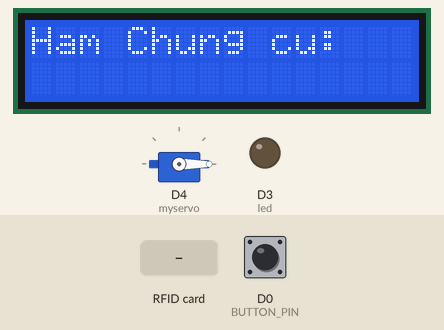
This sketch was run on a simulated ESP8266 (NodeMCU). On the bench: 16×2 character LCD, servo, output pins drawn as LEDs (lit = HIGH). Inputs (shaded band) come from the test bench; at power-on: D0 (BUTTON_PIN) LOW. WiFi joins after 1.5 s; servers stay silent unless stated; random numbers use the default seed unless the sketch sets one; no MQTT or app messages arrive unless stated; what the sketch prints to the serial monitor is not drawn.

Above: at 2.8 s.
2.9 s: RFID card 39 92 62 27 held to the reader
At 3.42 s:
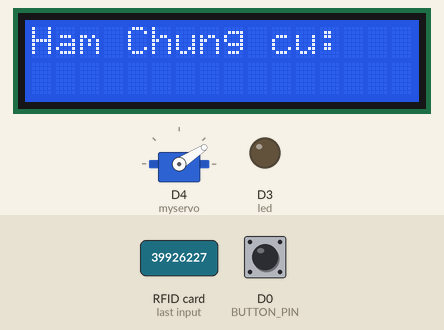
5.6 s: D0 (BUTTON_PIN) pulled HIGH for 0.15 s
At 5.8 s:
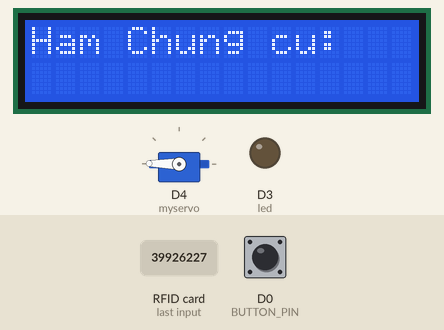
6.3 s: D0 (BUTTON_PIN) pulled HIGH for 1 s
At 7.0 s:
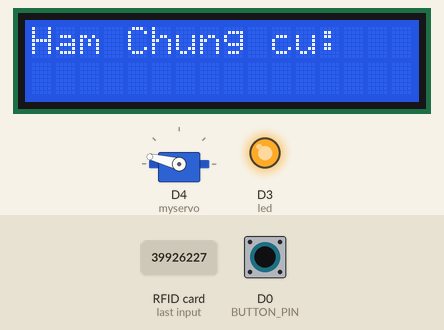
11.8 s: D0 (BUTTON_PIN) pulled HIGH for 3.2 s
At 12.1 s:
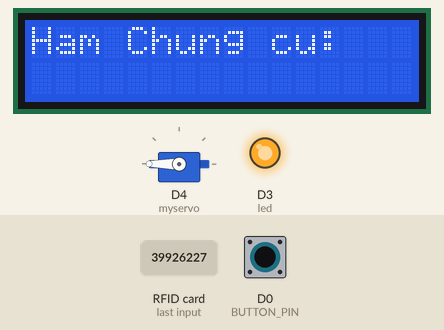
Timing chart, 0 to 16.5 s (numbered marks = the images above; inputs shaded):
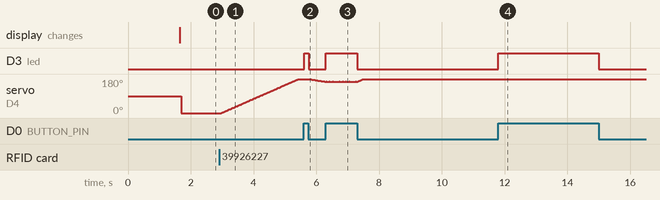

Measured:
- after the input at 2.9 s, servo on D4 (myservo): moves from 0° to 180° over 2.5 s, starting after 0.07 s
- after the input at 5.6 s, D3 (led): LOW → HIGH at once, → LOW 0.14 s later; servo on D4 (myservo): moves from 180° to 166° over 0.50 s, starting after 0.17 s
- after the input at 6.3 s, D3 (led): LOW → HIGH at once, → LOW 1.0 s later
- after the input at 11.8 s, D3 (led): LOW → HIGH at once, → LOW 3.2 s later

The sketch:

esp8266_mqtt.ino
```cpp
#include<ESP8266WiFi.h>
#include "DHTesp.h"
#include <ArduinoJson.h>
#include <PubSubClient.h>
#include <WiFiClientSecure.h>
#include <MFRC522v2.h>
#include <MFRC522DriverSPI.h>
#include <MFRC522DriverPinSimple.h>
#include <MFRC522Debug.h>
#include <Servo.h>
#include <LiquidCrystal_I2C.h>
#define BUTTON_PIN D0

// set the LCD number of columns and rows
int lcdColumns = 16;
int lcdRows = 2;

// set LCD address, number of columns and rows
// if you don't know your display address, run an I2C scanner sketch
LiquidCrystal_I2C lcd(0x27, lcdColumns, lcdRows);

Servo myservo;

// Learn more about using SPI/I2C or check the pin assigment for your board: https://github.com/OSSLibraries/Arduino_MFRC522v2#pin-layout
MFRC522DriverPinSimple ss_pin(15);

MFRC522DriverSPI driver{ss_pin}; // Create SPI driver
//MFRC522DriverI2C driver{};     // Create I2C driver
MFRC522 mfrc522{driver};         // Create MFRC522 instance

int trigPin = D1;    // Trigger
int echoPin = D0;    // Echo
int button = D0;
int led = D3;
long duration, cm, inches;
int opened = false;
String amount ="000";

#define DHTpin 2
DHTesp dht;
//----Thay đổi thành thông tin của bạn---------------
const char* ssid = "TP-Link_847E";      //Wifi connect
const char* password = "39926227";   //Password

const char* mqtt_server = "76bf78e5731240cbb090e3284089c085.s1.eu.hivemq.cloud";
const int mqtt_port = 8883;
const char* mqtt_username = "carController"; //User
const char* mqtt_password = "Khaito4224!"; //Password
//--------------------------------------------------
WiFiClientSecure espClient;
PubSubClient client(espClient);

unsigned long lastMsg = 0;
#define MSG_BUFFER_SIZE (50)
char msg[MSG_BUFFER_SIZE];

void setup_wifi() {
  delay(10);
  Serial.println();
  Serial.print("Connecting to ");
  Serial.println(ssid);
  WiFi.begin(ssid, password);
  while (WiFi.status() != WL_CONNECTED) {
    delay(500);
    Serial.print(".");
  }
  randomSeed(micros());
  Serial.println("");
  Serial.println("WiFi connected");
  Serial.println("IP address: ");
  Serial.println(WiFi.localIP());
}
//------------Connect to MQTT Broker-----------------------------
void reconnect() {
  while (!client.connected()) {
    Serial.print("Attempting MQTT connection...");
    String clientID =  "ESPClient-";
    clientID += String(random(0xffff),HEX);
    if (client.connect(clientID.c_str(), mqtt_username, mqtt_password)) {
      Serial.println("connected");
      client.subscribe("esp8266/client");
    } else {
      Serial.print("failed, rc=");
      Serial.print(client.state());
      Serial.println(" try again in 5 seconds");
      delay(5000);
    }
  }
}
//-----Call back Method for Receiving MQTT massage---------
void callback(char* topic, byte* payload, unsigned int length) {
  String incommingMessage = "";
  for(int i=0; i<length;i++) incommingMessage += (char)payload[i];
  // {"message":"open"}
  if(incommingMessage.substring(12,16) == "open") {
    opened = true;
  }
  // {"message":"clos"}
  if(incommingMessage.substring(12,16) == "clos") {
    opened = false;
  }
  // {"message":"clos","amount":"120"}
  if(amount != incommingMessage.substring(28,31)){
    amount = incommingMessage.substring(28,31);
    lcd.print(amount);
  }

  Serial.println("Massage arived ["+String(topic)+"]"+incommingMessage + "amount = " + amount);
}
//-----Method for Publishing MQTT Messages---------
void publishMessage(const char* topic, String payload, boolean retained){
  if(client.publish(topic,payload.c_str(),true))
    Serial.println("Message published ["+String(topic)+"]: "+payload);
}


void setup() {
  pinMode(button, INPUT);
  pinMode(led,OUTPUT);
    // initialize LCD
  lcd.init();
  // turn on LCD backlight
  lcd.backlight();
  pinMode(BUTTON_PIN, INPUT);
  Serial.begin(9600);
  while(!Serial) delay(1);

  mfrc522.PCD_Init();    // Init MFRC522 board.
  MFRC522Debug::PCD_DumpVersionToSerial(mfrc522, Serial);	// Show details of PCD - MFRC522 Card Reader details.
	Serial.println(F("Scan PICC to see UID"));

  myservo.attach(D4);
  pinMode(trigPin, OUTPUT);
  pinMode(echoPin, INPUT);

  dht.setup(DHTpin,DHTesp::DHT11);

  setup_wifi();
  espClient.setInsecure();
  client.setServer(mqtt_server, mqtt_port);
  client.setCallback(callback);

}
unsigned long timeUpdata=millis();
int pos = 0;
bool current_opened = opened;
void loop() {
  int buttonStatus = digitalRead(button);    //Đọc trạng thái button
  if (buttonStatus == HIGH) { // Nếu mà button bị nhấn
    digitalWrite(led,HIGH); // Đèn led sáng
    opened = !opened;
  } else { // ngược lại
    digitalWrite(led,LOW);
  }
  lcd.setCursor(0, 0);
  // print message
  lcd.print("Ham Chung cu:");

  lcd.setCursor(8,1);

  if (!client.connected()) {
    reconnect();
  }
  client.loop();
  // Servo
  if(millis()-timeUpdata>15){
  if(opened)
    {
      if(pos <= 180) {
        pos +=1;
        myservo.write(pos);
      }
    } else {
      if(pos >= 0) {
        pos -=1;
        myservo.write(pos);
      }
    }
  }
  if(opened) return;
  // RFID
  if (!mfrc522.PICC_IsNewCardPresent()) {
		return;
	}

	// Select one of the cards.
	if (!mfrc522.PICC_ReadCardSerial()) {
		return;
	}
  // MFRC522Debug::PrintUID(Serial, (mfrc522.uid));


  // Save the UID on a String variable
  String uidString = "";
  for (byte i = 0; i < mfrc522.uid.size; i++) {
    if (mfrc522.uid.uidByte[i] < 0x10) {
      uidString += "0";
    }
    uidString += String(mfrc522.uid.uidByte[i], HEX);
  }
  DynamicJsonDocument doc(1024);
  char mqtt_message[128];
  doc["RFID"]= uidString;
  opened = true;
  doc["opened"] = opened;
  serializeJson(doc,mqtt_message);
  publishMessage("esp8266/data_rfid", mqtt_message, true);
}
```
